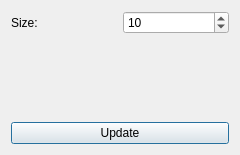
<?xml version="1.0" encoding="UTF-8"?>
<ui version="4.0">
 <class>AxisDialog</class>
 <widget class="QDialog" name="AxisDialog">
  <property name="geometry">
   <rect>
    <x>0</x>
    <y>0</y>
    <width>240</width>
    <height>155</height>
   </rect>
  </property>
  <property name="windowTitle">
   <string>Axis Settings</string>
  </property>
  <layout class="QVBoxLayout" name="verticalLayout">
   <item>
    <layout class="QHBoxLayout" name="horizontalLayout">
     <item>
      <widget class="QLabel" name="label">
       <property name="text">
        <string>Size:</string>
       </property>
      </widget>
     </item>
     <item>
      <widget class="QSpinBox" name="sizeInput">
       <property name="minimum">
        <number>1</number>
       </property>
       <property name="maximum">
        <number>100</number>
       </property>
       <property name="value">
        <number>10</number>
       </property>
      </widget>
     </item>
    </layout>
   </item>
   <item>
    <spacer name="verticalSpacer">
     <property name="orientation">
      <enum>Qt::Vertical</enum>
     </property>
     <property name="sizeHint" stdset="0">
      <size>
       <width>20</width>
       <height>40</height>
      </size>
     </property>
    </spacer>
   </item>
   <item>
    <widget class="QPushButton" name="updateButton">
     <property name="text">
      <string>Update</string>
     </property>
    </widget>
   </item>
  </layout>
 </widget>
 <resources/>
 <connections/>
</ui>
